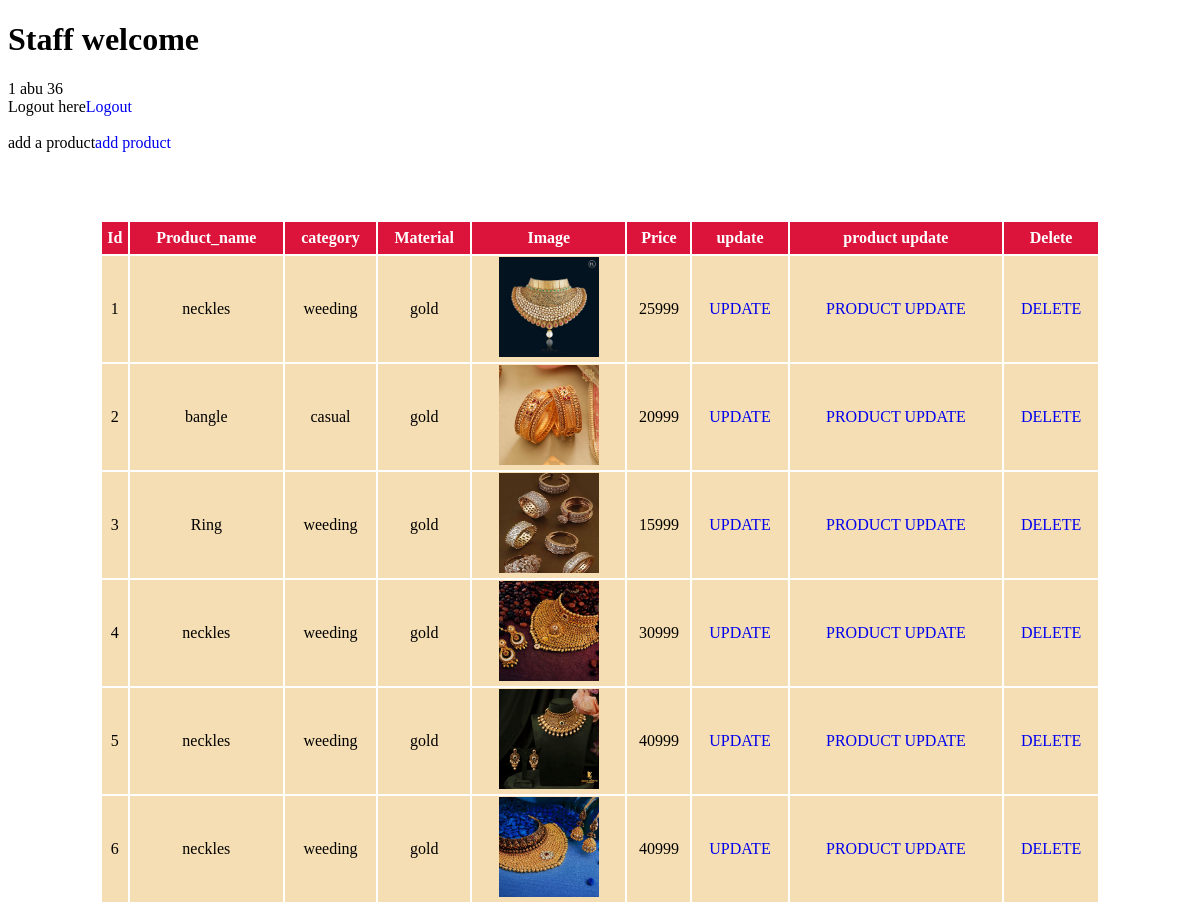
/staffwelcome/ (signed in), run on the app's committed database.
### jewellary/models.py (models this page shows, shortened)
class products(models.Model):
    product_name = models.CharField(max_length=50)
    price = models.IntegerField()
    material = models.CharField(max_length=20)
    category = models.CharField(max_length=20)
    image = models.ImageField(upload_to='images/')

### jewellary/views.py (the view)
# urls.py: path('staffwelcome/',views.staffwelcome,name="staffwelcome"),
def staffwelcome(request):
        id=request.session['id']
        name=request.session['name']
        age=request.session['age']
        form = product_form()
        if request.method =='POST':
            form = product_form(request.POST,request.FILES)
            if form.is_valid():
                form.save()
        es =  products.objects.all()
        return render(request,"staffwelcome.html",{'id':id,'name':name,'age':age,'form':form,'es':es})

### templates/staffwelcome.html (shortened to what this page needs)
<!DOCTYPE html>
<html lang="en">
<head>
</head>
<body>
    <body>
        <h1>Staff welcome</h1>
        {{id}} {{name}} {{age}}
        <div>
            <td>Logout here<a href="/logoutuser1/" class="Logout">Logout</a></td><br><br>
            <td>add a product<a href="/add_product/" class="">add product</a></td><br><br>
        </div>
        <form action="" method="POST" enctype="multipart/form-data">
            <table>
                <tr class="tr">
                    <th>Id</th>
                    <th>Product_name</th>
                    <th>category</th>
                    <th>Material</th>
                    <th>Image</th>
                    <th>Price</th>
                    <th>update</th>
                    <th>product update</th>
                    <th>Delete</th>
                </tr>
                {% for i in es %}
                <tr>
                    <td>{{forloop.counter}}</td>
                    <td>{{i.product_name}}</td>
                    <td>{{i.category}}</td>
                    <td>{{i.material}}</td>
                    <td><img src="{{ i.image.url }}" alt="img" height="100px" width="100px"></td>
                    <td>{{i.price}}</td>
                    <td><a href="{% url 'update1' id%}" class="btn btn-danger">UPDATE</a></td>
                    <td><a href="{% url 'staffproduct_update' id%}" class="btn btn-danger">PRODUCT UPDATE</a></td>
                    <td><a href="{% url 'deleted1' id%}" class="btn btn-danger">DELETE</a></td>
                </tr>
                {% endfor %}
            </table>
        </form>
    </body>
</html>

### templates/staffwelcome.html (style rules this page uses)
table { width: 1000px; margin-left: auto; margin-right: auto; margin-top: 50px; text-align: center; }
tr { background-color: wheat; height: 30px; }
th { background-color: crimson; color: white; height: 30px; }
td { background-color: wheat; height: 30px; }
.btn { text-decoration: none; }
a { text-decoration: none; }

### data on the page
products: product_name "neckles", category "weeding", material "gold", image (picture), price "25999"
products: product_name "bangle", category "casual", material "gold", image (picture), price "20999"
products: product_name "Ring", category "weeding", material "gold", image (picture), price "15999"
products: product_name "neckles", category "weeding", material "gold", image (picture), price "30999"
products: product_name "neckles", category "weeding", material "gold", image (picture), price "40999"
products: product_name "neckles", category "weeding", material "gold", image (picture), price "40999"

### other printed values
{{ id }} "1"
{{ name }} "abu"
{{ age }} "36"
